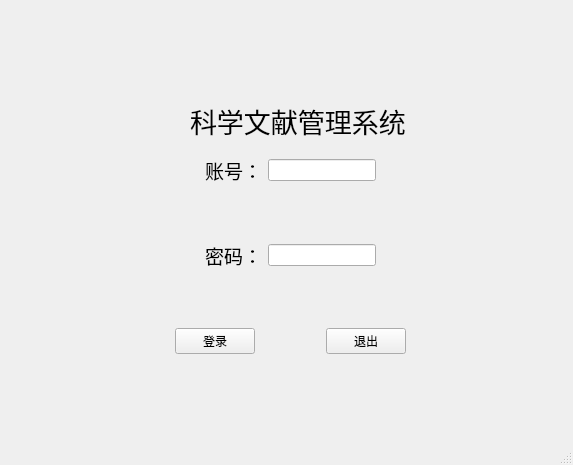
<?xml version="1.0" encoding="UTF-8"?>
<ui version="4.0">
 <class>MainWindow</class>
 <widget class="QMainWindow" name="MainWindow">
  <property name="geometry">
   <rect>
    <x>0</x>
    <y>0</y>
    <width>573</width>
    <height>465</height>
   </rect>
  </property>
  <property name="windowTitle">
   <string>MainWindow</string>
  </property>
  <property name="styleSheet">
   <string notr="true"/>
  </property>
  <widget class="QWidget" name="centralwidget">
   <property name="styleSheet">
    <string notr="true">#centralwidget{background-image: url(:/new/prefix1/images/4.png);}</string>
   </property>
   <widget class="QWidget" name="widget_3" native="true">
    <property name="geometry">
     <rect>
      <x>100</x>
      <y>130</y>
      <width>381</width>
      <height>251</height>
     </rect>
    </property>
    <layout class="QGridLayout" name="gridLayout">
     <item row="0" column="0">
      <widget class="QWidget" name="widget" native="true">
       <layout class="QHBoxLayout" name="horizontalLayout">
        <item>
         <spacer name="horizontalSpacer_4">
          <property name="orientation">
           <enum>Qt::Horizontal</enum>
          </property>
          <property name="sizeHint" stdset="0">
           <size>
            <width>40</width>
            <height>20</height>
           </size>
          </property>
         </spacer>
        </item>
        <item>
         <widget class="QLabel" name="username">
          <property name="font">
           <font>
            <pointsize>14</pointsize>
           </font>
          </property>
          <property name="text">
           <string>账号：</string>
          </property>
         </widget>
        </item>
        <item>
         <widget class="QLineEdit" name="usernameinput">
          <property name="text">
           <string/>
          </property>
          <property name="maxLength">
           <number>15</number>
          </property>
         </widget>
        </item>
        <item>
         <spacer name="horizontalSpacer_5">
          <property name="orientation">
           <enum>Qt::Horizontal</enum>
          </property>
          <property name="sizeHint" stdset="0">
           <size>
            <width>40</width>
            <height>20</height>
           </size>
          </property>
         </spacer>
        </item>
       </layout>
      </widget>
     </item>
     <item row="1" column="0">
      <widget class="QWidget" name="widget_2" native="true">
       <layout class="QHBoxLayout" name="horizontalLayout_2">
        <item>
         <spacer name="horizontalSpacer_6">
          <property name="orientation">
           <enum>Qt::Horizontal</enum>
          </property>
          <property name="sizeHint" stdset="0">
           <size>
            <width>40</width>
            <height>20</height>
           </size>
          </property>
         </spacer>
        </item>
        <item>
         <widget class="QLabel" name="password">
          <property name="font">
           <font>
            <pointsize>14</pointsize>
           </font>
          </property>
          <property name="text">
           <string>密码：</string>
          </property>
         </widget>
        </item>
        <item>
         <widget class="QLineEdit" name="passwordinput">
          <property name="echoMode">
           <enum>QLineEdit::Password</enum>
          </property>
         </widget>
        </item>
        <item>
         <spacer name="horizontalSpacer_7">
          <property name="orientation">
           <enum>Qt::Horizontal</enum>
          </property>
          <property name="sizeHint" stdset="0">
           <size>
            <width>40</width>
            <height>20</height>
           </size>
          </property>
         </spacer>
        </item>
       </layout>
      </widget>
     </item>
     <item row="2" column="0">
      <widget class="QWidget" name="widget_4" native="true">
       <layout class="QHBoxLayout" name="horizontalLayout_3">
        <item>
         <spacer name="horizontalSpacer_2">
          <property name="orientation">
           <enum>Qt::Horizontal</enum>
          </property>
          <property name="sizeHint" stdset="0">
           <size>
            <width>40</width>
            <height>20</height>
           </size>
          </property>
         </spacer>
        </item>
        <item>
         <widget class="QPushButton" name="login">
          <property name="text">
           <string>登录</string>
          </property>
         </widget>
        </item>
        <item>
         <spacer name="horizontalSpacer">
          <property name="orientation">
           <enum>Qt::Horizontal</enum>
          </property>
          <property name="sizeHint" stdset="0">
           <size>
            <width>40</width>
            <height>20</height>
           </size>
          </property>
         </spacer>
        </item>
        <item>
         <widget class="QPushButton" name="quit">
          <property name="text">
           <string>退出</string>
          </property>
         </widget>
        </item>
        <item>
         <spacer name="horizontalSpacer_3">
          <property name="orientation">
           <enum>Qt::Horizontal</enum>
          </property>
          <property name="sizeHint" stdset="0">
           <size>
            <width>40</width>
            <height>20</height>
           </size>
          </property>
         </spacer>
        </item>
       </layout>
      </widget>
     </item>
    </layout>
   </widget>
   <widget class="QLabel" name="title">
    <property name="geometry">
     <rect>
      <x>190</x>
      <y>80</y>
      <width>271</width>
      <height>81</height>
     </rect>
    </property>
    <property name="minimumSize">
     <size>
      <width>2</width>
      <height>0</height>
     </size>
    </property>
    <property name="font">
     <font>
      <pointsize>20</pointsize>
      <italic>false</italic>
      <bold>false</bold>
     </font>
    </property>
    <property name="styleSheet">
     <string notr="true">font: 20pt &quot;楷体&quot;;</string>
    </property>
    <property name="text">
     <string>科学文献管理系统</string>
    </property>
   </widget>
  </widget>
  <widget class="QMenuBar" name="menubar">
   <property name="geometry">
    <rect>
     <x>0</x>
     <y>0</y>
     <width>573</width>
     <height>26</height>
    </rect>
   </property>
  </widget>
  <widget class="QStatusBar" name="statusbar"/>
 </widget>
 <resources/>
 <connections/>
</ui>
